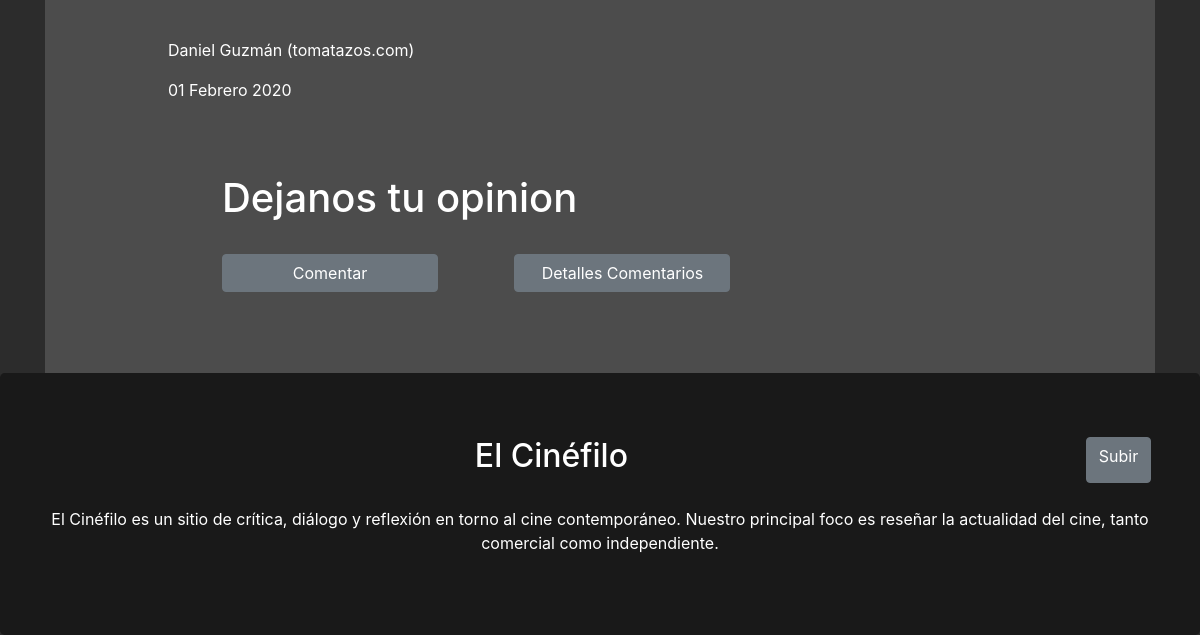
/peliculas/dolittle/ (lower part), run on an earlier commit of the app's database.
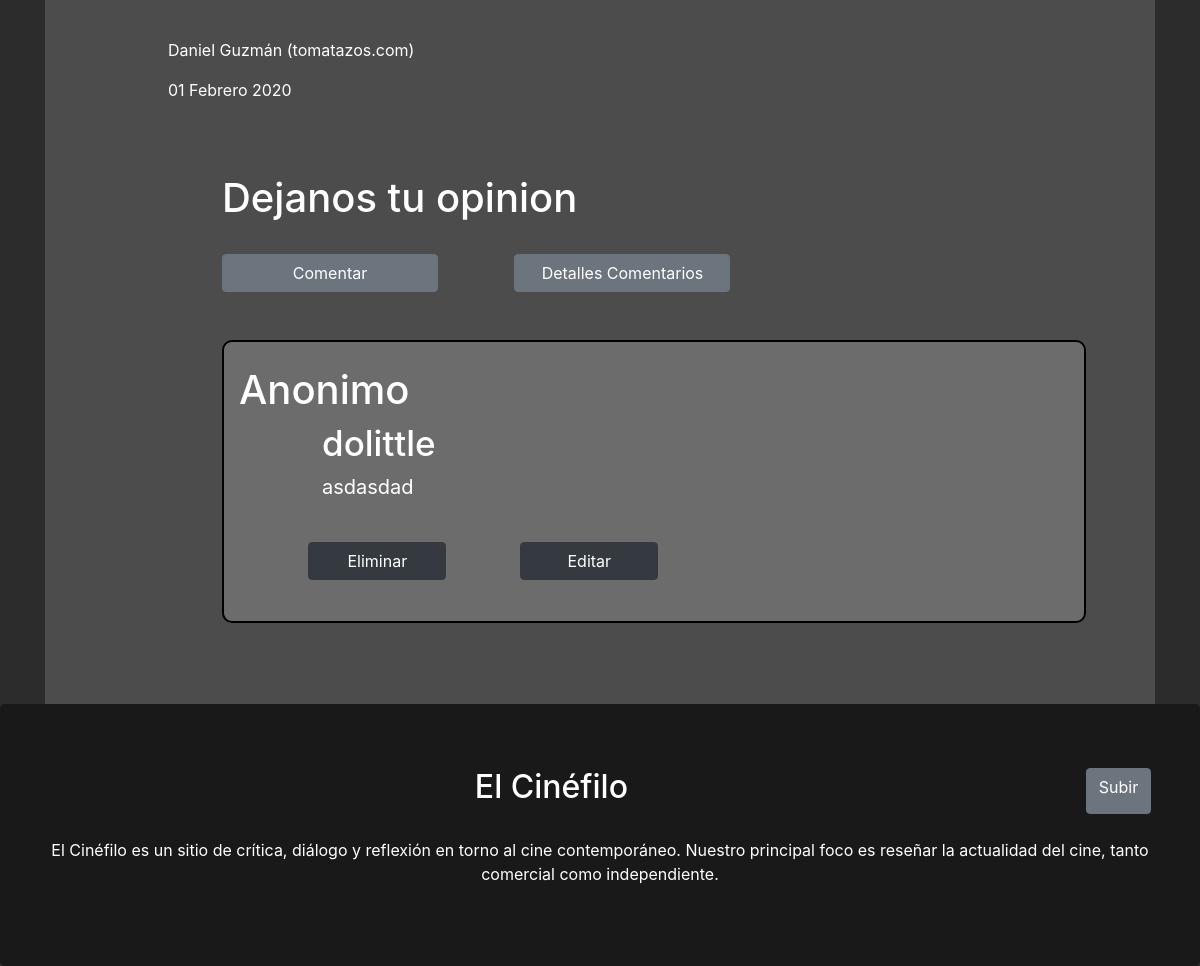
And on a later commit of the database.
### peliculas/models.py (models this page shows, shortened)
class ComentarioDolittle(models.Model):
    id = models.AutoField(primary_key=True)
    descripcion = models.CharField(max_length=50)
    comentario = models.TextField(max_length=1000)
    fecha = models.DateField(null=True, blank=True)
    class Meta:
        ordering = ['fecha']

### peliculas/views.py (the view)
# urls.py: path('dolittle/', views.dolittle, name='dolittle'),
def dolittle(request):
    comentario=ComentarioDolittle.objects.all()
    return render(
        request,
        'dolittle.html',
        context={'comentario':comentario},
    )

### peliculas/templates/dolittle.html (shortened to what this page needs)
{% extends "base_generic.html" %}
{% block content %}
{% load static %}
	<div class="cuerpo container">
			<br>
			<br>
			<br>
			<iframe class="tamaño-videos" src="https://www.youtube.com/embed/hej47fWFLQs" frameborder="0" allow="accelerometer; autoplay; clipboard-write; encrypted-media; gyroscope; picture-in-picture" allowfullscreen></iframe><br>
			<br>
			<img class="tamaño-imagenes" src="{% static 'img/dr-dolittle.jpg' %}"><br>
			<br>
			<br>
			<p class="letra-cuerpo">Daniel Guzmán (tomatazos.com)</p>
			<p class="letra-cuerpo">01 Febrero 2020</p><br>
			<div class="ubicacion-cuerpo">
			<h1>Dejanos tu opinion</h1><br>
			<a href="{% url 'dolittle_create' %}"><input class="col-lg-3 col-md-4 col-sm-4 col-5 btn btn-secondary" type="button" name="registrar" value="Comentar"></a>
			<a href="{% url 'comentariodolittle' %}"><input class="offset-lg-1 col-lg-3 col-md-5 col-sm-5 col-6 btn btn-secondary" type="button" name="registrar" value="Detalles Comentarios"></a><br><br><br>
			{% for com in comentario %}
				<div class="container" style="background-color:#6c6c6c;padding-bottom: 2%; border-style: solid;border-color: #000; border-width: 2px; border-radius: 10px">
					<br>
					<h1>Anonimo<h1>
					<h4 class="letra-cuerpo" style="font-size: 35px;">{{com.descripcion}}</h4>
					<p class="letra-cuerpo" style="font-size: 20px;">{{com.comentario}}</p><br>
					<a href="{% url 'dolittle_delete' com.id %}"><input class="offset-lg-1 col-lg-2 col-md-3 col-sm-3 col-4 btn btn-dark" type="button" name="registrar" value="Eliminar" ></a>
					<a href="{% url 'dolittle_update' com.id %}"><input class="offset-lg-1 col-lg-2 col-md-3 col-sm-3 col-4 btn btn-dark" type="button" name="registrar" value="Editar" ><br><br></a>
				</div><br><br>
			{% endfor %}
	</div>
	</div>
{% endblock %}

What changed in the data, as far as the page shows it:
added ComentarioDolittle: descripcion "dolittle", comentario "asdasdad"
